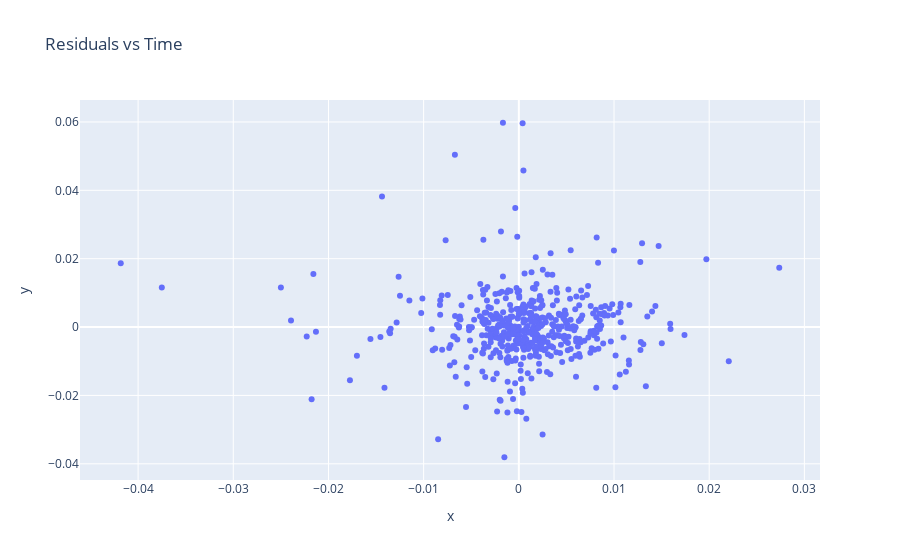

The cell this chart's notebook holds for it:
### Markdown cell above
# Problem

The residuals seem to have a dependence -- they are heteroschedastic...

### Code cell
fig = px.scatter(x=df['spy_ret'].values[1:],y=results.resid,
                title='Residuals of Y vs X')
fig.show()

### Figure 1 — Plotly figure (JSON) as saved in the notebook; plotly's stock layout.template omitted (floating-point values rounded to 4 significant figures; data arrays with more than 128 entries replaced by an {"elided": "..."} marker saying what was removed)
{"data": [{"hovertemplate": "x=%{x}<br>y=%{y}<extra></extra>", "legendgroup": "", "marker": {"color": "#636efa", "symbol": "circle"}, "mode": "markers", "name": "", "showlegend": false, "type": "scatter", "x": {"elided": "503 float values"}, "xaxis": "x", "y": {"elided": "503 float values"}, "yaxis": "y"}], "layout": {"legend": {"tracegroupgap": 0}, "title": {"text": "Residuals vs Time"}, "xaxis": {"anchor": "y", "domain": [0, 1], "title": {"text": "x"}}, "yaxis": {"anchor": "x", "domain": [0, 1], "title": {"text": "y"}}}}
